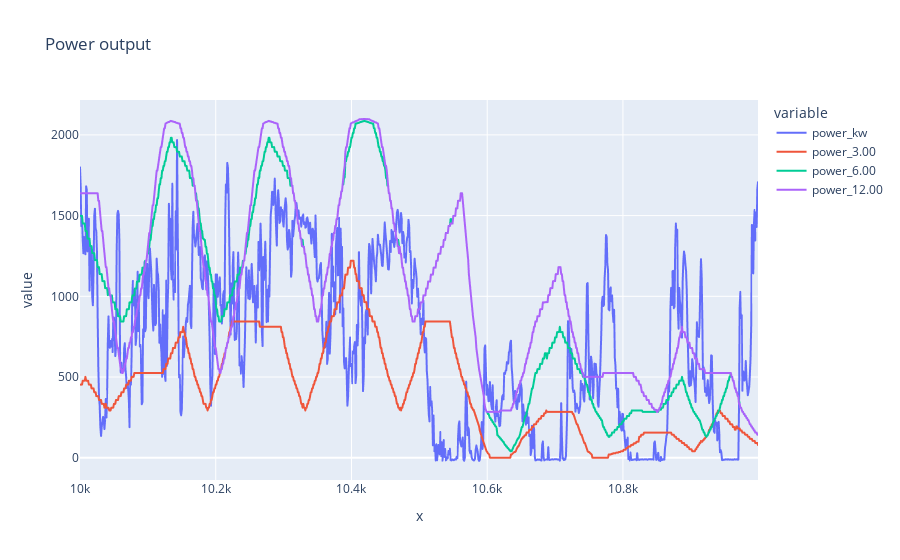

Source (notebook cell):
### Code cell
fig = px.line(
    data_frame = df_main_ip.loc[df_main_ip["wt_id"] == 30].iloc[10000:11000],
    x = df_main_ip.iloc[10000:11000].index,
    y = ["power_kw","power_3.00","power_6.00", "power_12.00"],
    title = "Power output"
)

fig.show()

### Figure 1 — Plotly figure (JSON) as saved in the notebook; plotly's stock layout.template omitted (floating-point values rounded to 4 significant figures; data arrays with more than 128 entries replaced by an {"elided": "..."} marker saying what was removed)
{"data": [{"hovertemplate": "variable=power_kw<br>x=%{x}<br>value=%{y}<extra></extra>", "legendgroup": "power_kw", "line": {"color": "#636efa", "dash": "solid"}, "marker": {"symbol": "circle"}, "mode": "lines", "name": "power_kw", "showlegend": true, "type": "scattergl", "x": {"elided": "1000 int values"}, "xaxis": "x", "y": {"elided": "1000 float values"}, "yaxis": "y"}, {"hovertemplate": "variable=power_3.00<br>x=%{x}<br>value=%{y}<extra></extra>", "legendgroup": "power_3.00", "line": {"color": "#EF553B", "dash": "solid"}, "marker": {"symbol": "circle"}, "mode": "lines", "name": "power_3.00", "showlegend": true, "type": "scattergl", "x": {"elided": "1000 int values"}, "xaxis": "x", "y": {"elided": "1000 float values"}, "yaxis": "y"}, {"hovertemplate": "variable=power_6.00<br>x=%{x}<br>value=%{y}<extra></extra>", "legendgroup": "power_6.00", "line": {"color": "#00cc96", "dash": "solid"}, "marker": {"symbol": "circle"}, "mode": "lines", "name": "power_6.00", "showlegend": true, "type": "scattergl", "x": {"elided": "1000 int values"}, "xaxis": "x", "y": {"elided": "1000 float values"}, "yaxis": "y"}, {"hovertemplate": "variable=power_12.00<br>x=%{x}<br>value=%{y}<extra></extra>", "legendgroup": "power_12.00", "line": {"color": "#ab63fa", "dash": "solid"}, "marker": {"symbol": "circle"}, "mode": "lines", "name": "power_12.00", "showlegend": true, "type": "scattergl", "x": {"elided": "1000 int values"}, "xaxis": "x", "y": {"elided": "1000 float values"}, "yaxis": "y"}], "layout": {"legend": {"title": {"text": "variable"}, "tracegroupgap": 0}, "title": {"text": "Power output"}, "xaxis": {"anchor": "y", "domain": [0, 1], "title": {"text": "x"}}, "yaxis": {"anchor": "x", "domain": [0, 1], "title": {"text": "value"}}}}
